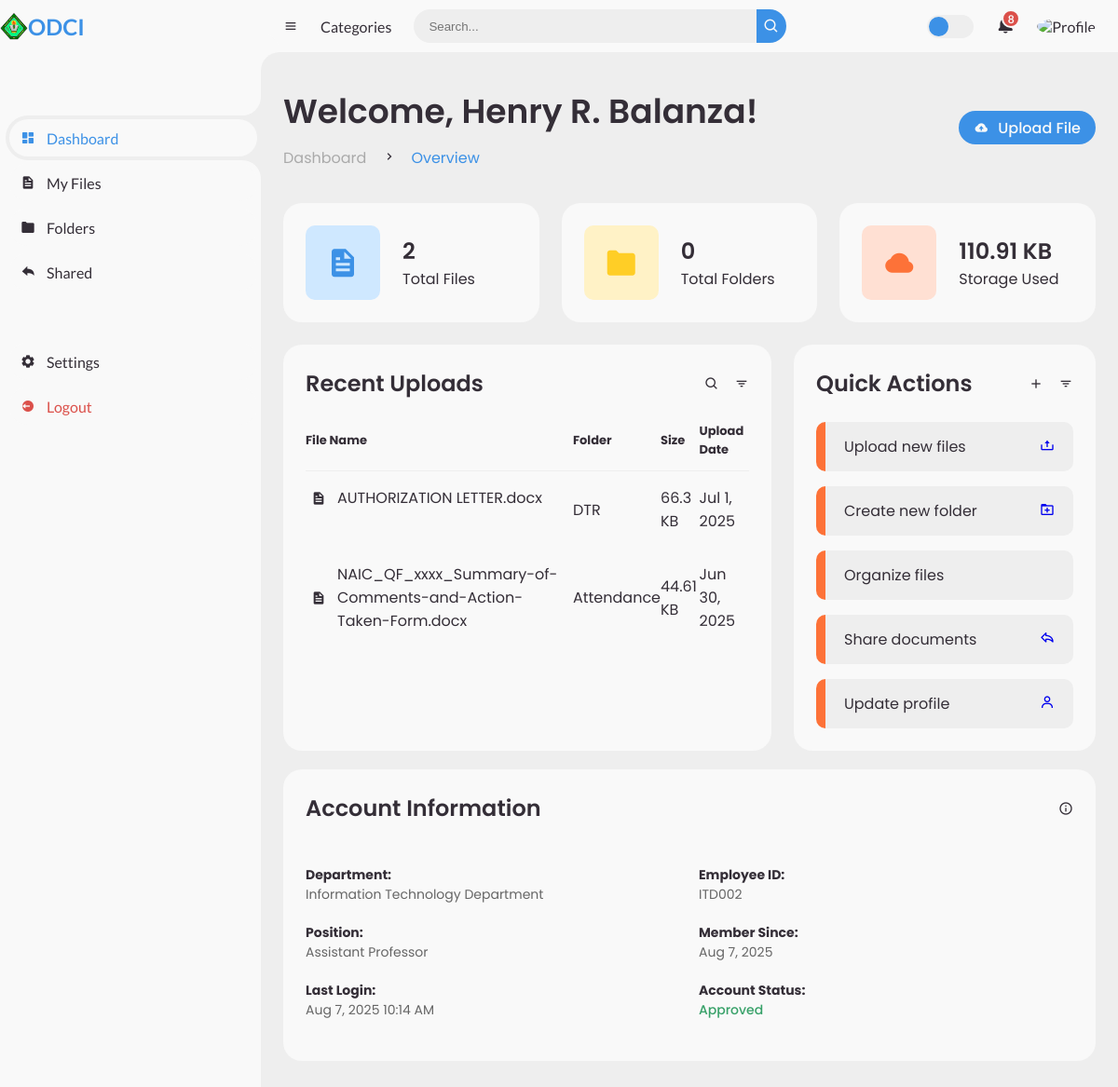
The app's page /roles/user/dashboard.php (signed in) with its own data.
### tables this page shows
CREATE TABLE `files` (
  `id` int(11) NOT NULL,
  `file_name` varchar(255) NOT NULL,
  `original_name` varchar(255) NOT NULL,
  `file_path` varchar(255) NOT NULL,
  `file_size` bigint(20) DEFAULT NULL,
  `file_type` varchar(100) DEFAULT NULL,
  `mime_type` varchar(100) DEFAULT NULL,
  `file_extension` varchar(10) DEFAULT NULL,
  `uploaded_by` int(11) NOT NULL,
  `folder_id` int(11) NOT NULL,
  `uploaded_at` datetime DEFAULT current_timestamp(),
  `updated_at` datetime DEFAULT current_timestamp() ON UPDATE current_timestamp(),
  `is_deleted` tinyint(1) DEFAULT 0,
  `deleted_at` datetime DEFAULT NULL,
  `deleted_by` int(11) DEFAULT NULL,
  `file_hash` varchar(64) DEFAULT NULL,
  `download_count` int(11) DEFAULT 0,
  `last_downloaded` datetime DEFAULT NULL,
  `last_downloaded_by` int(11) DEFAULT NULL,
  `is_public` tinyint(1) DEFAULT 0,
  `public_token` varchar(255) DEFAULT NULL,
  `permissions` longtext DEFAULT NULL CHECK (json_valid(`permissions`)),
  `version` int(11) DEFAULT 1,
  `parent_file_id` int(11) DEFAULT NULL,
  `tags` longtext DEFAULT NULL CHECK (json_valid(`tags`)),
  `description` text DEFAULT NULL,
  `thumbnail_path` varchar(255) DEFAULT NULL,
  `is_favorite` tinyint(1) DEFAULT 0,
  `expiry_date` datetime DEFAULT NULL
);

CREATE TABLE `folders` (
  `id` int(11) NOT NULL,
  `folder_name` varchar(100) NOT NULL,
  `description` text DEFAULT NULL,
  `created_by` int(11) NOT NULL,
  `created_at` datetime DEFAULT current_timestamp(),
  `updated_at` datetime DEFAULT current_timestamp() ON UPDATE current_timestamp(),
  `parent_id` int(11) DEFAULT NULL,
  `is_deleted` tinyint(1) NOT NULL DEFAULT 0,
  `deleted_at` datetime DEFAULT NULL,
  `deleted_by` int(11) DEFAULT NULL,
  `department_id` int(11) DEFAULT NULL,
  `folder_path` varchar(500) DEFAULT NULL,
  `folder_level` int(11) DEFAULT 0,
  `is_public` tinyint(1) DEFAULT 0,
  `permissions` longtext DEFAULT NULL CHECK (json_valid(`permissions`)),
  `folder_size` bigint(20) DEFAULT 0,
  `file_count` int(11) DEFAULT 0,
  `folder_color` varchar(7) DEFAULT '#667eea',
  `folder_icon` varchar(50) DEFAULT 'fa-folder'
);

### includes/config.php (called while the page is built, shortened)
<?php
function isLoggedIn() {
    return isset($_SESSION['user_id']) && !empty($_SESSION['user_id']);
}
function getCurrentUser($pdo) {
    $stmt = $pdo->prepare("SELECT * FROM v_users_detailed WHERE id = ?");
    $stmt->execute([$_SESSION['user_id']]);
    return $stmt->fetch();
}
?>

### roles/user/dashboard.php (the view, shortened to what this page needs)
<?php
require_once '../../includes/config.php';
$currentUser = getCurrentUser($pdo);
$stats = [
    'total_files' => 0,
    'total_folders' => 0,
    'storage_used' => 0,
    'recent_uploads' => []
];
try {
    $stmt = $pdo->prepare("
        SELECT COUNT(*) as file_count, COALESCE(SUM(file_size), 0) as total_size
        FROM files f
        JOIN folders fo ON f.folder_id = fo.id
        WHERE f.uploaded_by = ? AND f.is_deleted = 0
    ");
    $stmt->execute([$currentUser['id']]);
    $fileStats = $stmt->fetch();
    $stats['total_files'] = $fileStats['file_count'];
    $stats['storage_used'] = $fileStats['total_size'];
    $stmt = $pdo->prepare("SELECT COUNT(*) as folder_count FROM folders WHERE created_by = ? AND is_deleted = 0");
    $stmt->execute([$currentUser['id']]);
    $folderStats = $stmt->fetch();
    $stats['total_folders'] = $folderStats['folder_count'];
    $stmt = $pdo->prepare("
        SELECT f.original_name, f.file_size, f.uploaded_at, fo.folder_name
        FROM files f
        JOIN folders fo ON f.folder_id = fo.id
        WHERE f.uploaded_by = ? AND f.is_deleted = 0
        ORDER BY f.uploaded_at DESC
        LIMIT 5
    ");
    $stmt->execute([$currentUser['id']]);
    $stats['recent_uploads'] = $stmt->fetchAll();
} catch(Exception $e) {
    error_log("Dashboard stats error: " . $e->getMessage());
}
function formatFileSize($bytes, $precision = 2) {
    $units = array('B', 'KB', 'MB', 'GB', 'TB');
    for ($i = 0; $bytes > 1024 && $i < count($units) - 1; $i++) {
        $bytes /= 1024;
    }
    return round($bytes, $precision) . ' ' . $units[$i];
}
?>
<!DOCTYPE html>
<html lang="en">
<head>
    <link href='https://unpkg.com/boxicons@2.0.9/css/boxicons.min.css' rel='stylesheet'>
    <link rel="stylesheet" href="assets/css/style.css">
</head>
<body>
    <section id="sidebar">
        <a href="#" class="brand">
            <img src="../../img/cvsu-logo.png" alt="Logo" style="width: 30px; height: 30px;">
            <span class="text">ODCI</span>
        </a>
        <ul class="side-menu top">
            <li class="active">
                <a href="dashboard.php">
                    <i class='bx bxs-dashboard'></i>
                    <span class="text">Dashboard</span>
                </a>
            </li>
            <li>
                <a href="files.php">
                    <i class='bx bxs-file'></i>
                    <span class="text">My Files</span>
                </a>
            </li>
            <li>
                <a href="folders.php">
                    <i class='bx bxs-folder'></i>
                    <span class="text">Folders</span>
                </a>
            </li>
            <li>
                <a href="shared.php">
                    <i class='bx bxs-share'></i>
                    <span class="text">Shared</span>
                </a>
            </li>
        </ul>
        <ul class="side-menu">
            <li>
                <a href="profile.php">
                    <i class='bx bxs-cog'></i>
                    <span class="text">Settings</span>
                </a>
            </li>
            <li>
                <a href="../../logout.php" class="logout">
                    <i class='bx bxs-log-out-circle'></i>
                    <span class="text">Logout</span>
                </a>
            </li>
        </ul>
    </section>
    <section id="content">
        <nav>
            <i class='bx bx-menu'></i>
            <a href="#" class="nav-link">Categories</a>
            <form action="#">
                <div class="form-input">
                    <input type="search" placeholder="Search...">
                    <button type="submit" class="search-btn"><i class='bx bx-search'></i></button>
                </div>
            </form>
            <label for="switch-mode" class="switch-mode"></label>
            <a href="#" class="notification">
                <span class="num">8</span>
            </a>
            <a href="#" class="profile">
                <img src="../../img/default-avatar.png" alt="Profile">
            </a>
        </nav>
        <main>
            <div class="head-title">
                <div class="left">
                    <h1>Welcome, <?php echo htmlspecialchars($currentUser['full_name']); ?>!</h1>
                    <ul class="breadcrumb">
                        <li>
                            <a href="#">Dashboard</a>
                        </li>
                        <li><i class='bx bx-chevron-right'></i></li>
                        <li>
                            <a class="active" href="#">Overview</a>
                        </li>
                    </ul>
                </div>
                <a href="upload.php" class="btn-download">
                    <i class='bx bxs-cloud-upload'></i>
                    <span class="text">Upload File</span>
                </a>
            </div>
            <ul class="box-info">
                <li>
                    <i class='bx bxs-file'></i>
                    <span class="text">
                        <h3><?php echo number_format($stats['total_files']); ?></h3>
                        <p>Total Files</p>
                    </span>
                </li>
                <li>
                    <i class='bx bxs-folder'></i>
                    <span class="text">
                        <h3><?php echo number_format($stats['total_folders']); ?></h3>
                        <p>Total Folders</p>
                    </span>
                </li>
                <li>
                    <i class='bx bxs-cloud'></i>
                    <span class="text">
                        <h3><?php echo formatFileSize($stats['storage_used']); ?></h3>
                        <p>Storage Used</p>
                    </span>
                </li>
            </ul>
            <div class="table-data">
                <div class="order">
                    <div class="head">
                        <h3>Recent Uploads</h3>
                        <i class='bx bx-search'></i>
                        <i class='bx bx-filter'></i>
                    </div>
                    <?php if (!empty($stats['recent_uploads'])): ?>
                        <table>
                            <thead>
                                <tr>
                                    <th>File Name</th>
                                    <th>Folder</th>
                                    <th>Size</th>
                                    <th>Upload Date</th>
                                </tr>
                            </thead>
                            <tbody>
                                <?php foreach ($stats['recent_uploads'] as $file): ?>
                                    <tr>
                                        <td>
                                            <i class='bx bxs-file'></i>
                                            <p><?php echo htmlspecialchars($file['original_name']); ?></p>
                                        </td>
                                        <td><?php echo htmlspecialchars($file['folder_name']); ?></td>
                                        <td><?php echo formatFileSize($file['file_size']); ?></td>
                                        <td><?php echo date('M j, Y', strtotime($file['uploaded_at'])); ?></td>
                                    </tr>
                                <?php endforeach; ?>
                            </tbody>
                        </table>
                    <?php endif; ?>
                </div>
                <div class="todo">
                    <div class="head">
                        <h3>Quick Actions</h3>
                        <i class='bx bx-plus'></i>
                        <i class='bx bx-filter'></i>
                    </div>
                    <ul class="todo-list">
                        <li class="not-completed">
                            <p>Upload new files</p>
                            <a href="upload.php"><i class='bx bx-upload'></i></a>
                        </li>
                        <li class="not-completed">
                            <p>Create new folder</p>
                            <a href="folders.php?action=create"><i class='bx bx-folder-plus'></i></a>
                        </li>
                        <li class="not-completed">
                            <p>Organize files</p>
                        </li>
                        <li class="not-completed">
                            <p>Share documents</p>
                            <a href="shared.php"><i class='bx bx-share'></i></a>
                        </li>
                        <li class="not-completed">
                            <p>Update profile</p>
                            <a href="profile.php"><i class='bx bx-user'></i></a>
                        </li>
                    </ul>
                </div>
            </div>
            <div class="table-data" style="margin-top: 20px;">
                <div class="order" style="flex: 1;">
                    <div class="head">
                        <h3>Account Information</h3>
                        <i class='bx bx-info-circle'></i>
                    </div>
                    <div style="padding: 20px 0;">
                        <div style="display: grid; grid-template-columns: 1fr 1fr; gap: 20px; font-size: 14px;">
                            <div>
                                <strong>Department:</strong><br>
                                <span style="color: #666;"><?php echo htmlspecialchars($currentUser['department_name'] ?? 'N/A'); ?></span>
                            </div>
                            <div>
                                <strong>Employee ID:</strong><br>
                                <span style="color: #666;"><?php echo htmlspecialchars($currentUser['employee_id'] ?? 'N/A'); ?></span>
                            </div>
                            <div>
                                <strong>Position:</strong><br>
                                <span style="color: #666;"><?php echo htmlspecialchars($currentUser['position'] ?? 'N/A'); ?></span>
                            </div>
                            <div>
                                <strong>Member Since:</strong><br>
                                <span style="color: #666;"><?php echo date('M j, Y', strtotime($currentUser['created_at'])); ?></span>
                            </div>
                            <div>
                                <strong>Last Login:</strong><br>
                                <span style="color: #666;">
                                    <?php
                                    if ($currentUser['last_login']) {
                                        echo date('M j, Y g:i A', strtotime($currentUser['last_login']));
                                    } else {
                                        echo 'First login';
                                    }
                                    ?>
                                </span>
                            </div>
                            <div>
                                <strong>Account Status:</strong><br>
                                <span style="color: <?php echo $currentUser['is_approved'] ? '#38a169' : '#e53e3e'; ?>; font-weight: 500;">
                                    <?php echo $currentUser['is_approved'] ? 'Approved' : 'Pending'; ?>
                                </span>
                            </div>
                        </div>
                    </div>
                </div>
            </div>
        </main>
    </section>
</body>
</html>

### records on screen
files: original_name "AUTHORIZATION LETTER.docx", folder.folder_name "DTR", file_size "66.3 KB", uploaded_at "Jul 1, 2025"
files: original_name "NAIC_QF_xxxx_Summary-of-Comments-and-Action-Taken-Form.docx", folder.folder_name "Attendance", file_size "44.61 KB", uploaded_at "Jun 30, 2025"

### other values on screen
$currentUser['full_name'] "Henry R. Balanza"
$stats['total_files'] "2"
$stats['total_folders'] "0"
formatFileSize($stats['storage_used']) "110.91 KB"
$currentUser['department_name'] "Information Technology Department"
$currentUser['employee_id'] "ITD002"
$currentUser['position'] "Assistant Professor"
date('M j, Y', strtotime($currentUser['created_at'])) "Aug 7, 2025"
date('M j, Y g:i A', strtotime($currentUser['last_login'])) "Aug 7, 2025 10:14 AM"
